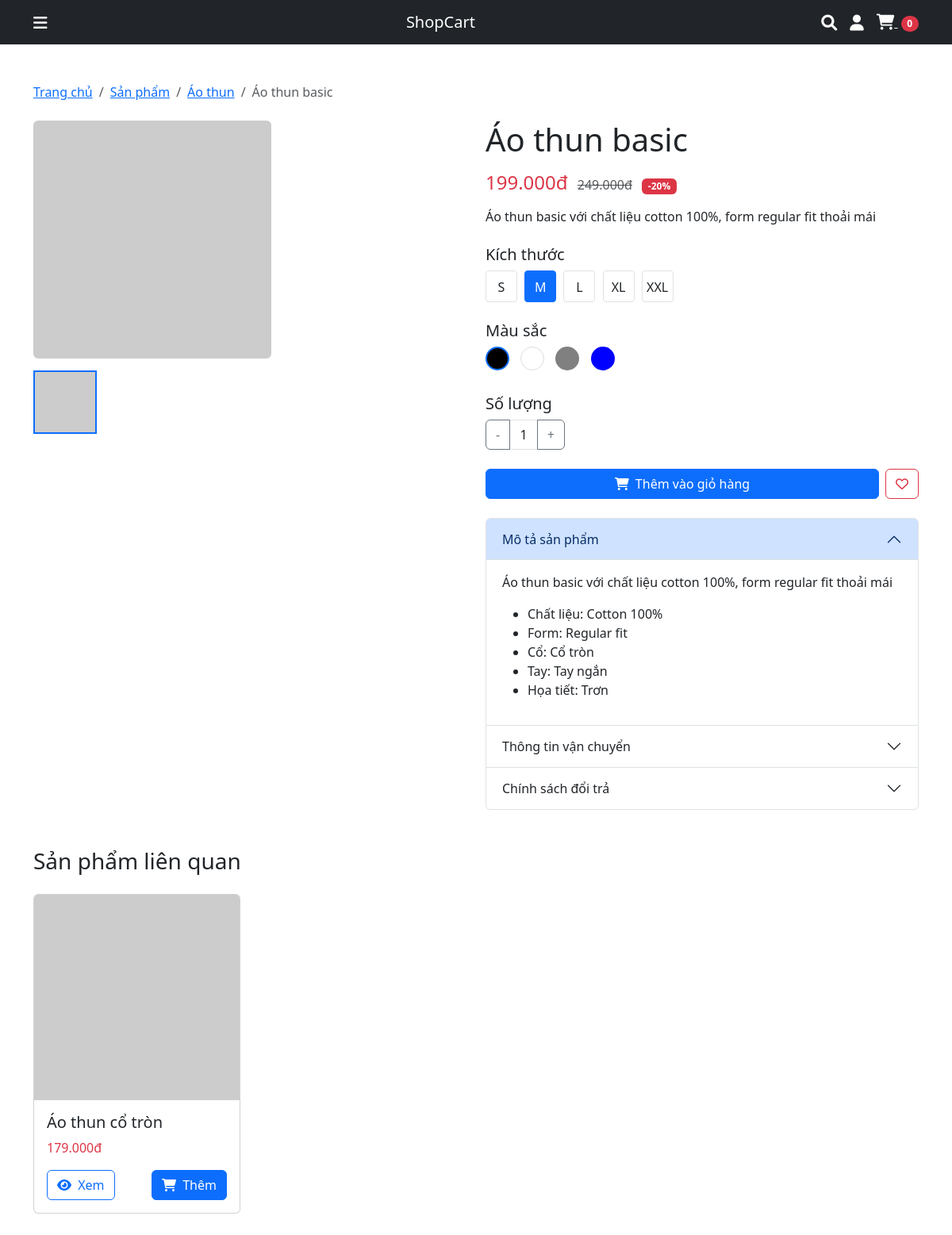
The app's page /product-detail.php?id=1 with its own data.
### tables this page shows
CREATE TABLE IF NOT EXISTS products (
    id INT AUTO_INCREMENT PRIMARY KEY,
    category_id INT,
    name VARCHAR(255) NOT NULL,
    slug VARCHAR(255) NOT NULL UNIQUE,
    description TEXT,
    price DECIMAL(10, 2) NOT NULL,
    original_price DECIMAL(10, 2),
    stock INT NOT NULL DEFAULT 0,
    status ENUM('in-stock', 'out-of-stock', 'sale') DEFAULT 'in-stock',
    image VARCHAR(255),
    created_at TIMESTAMP DEFAULT CURRENT_TIMESTAMP,
    updated_at TIMESTAMP DEFAULT CURRENT_TIMESTAMP ON UPDATE CURRENT_TIMESTAMP,
    FOREIGN KEY (category_id) REFERENCES categories(id) ON DELETE SET NULL
);

CREATE TABLE IF NOT EXISTS categories (
    id INT AUTO_INCREMENT PRIMARY KEY,
    name VARCHAR(100) NOT NULL,
    slug VARCHAR(100) NOT NULL UNIQUE,
    description TEXT,
    created_at TIMESTAMP DEFAULT CURRENT_TIMESTAMP,
    updated_at TIMESTAMP DEFAULT CURRENT_TIMESTAMP ON UPDATE CURRENT_TIMESTAMP
);

### product-detail.php (the view, shortened to what this page needs)
<?php
require_once 'config/database.php';
$product_id = isset($_GET['id']) ? (int)$_GET['id'] : 0;
$stmt = $conn->prepare("
    SELECT p.*, c.name as category_name, c.slug as category_slug
    FROM products p
    LEFT JOIN categories c ON p.category_id = c.id
    WHERE p.id = ?
");
$stmt->execute([$product_id]);
$product = $stmt->fetch();
$stmt = $conn->prepare("SELECT * FROM product_images WHERE product_id = ? ORDER BY is_main DESC");
$stmt->execute([$product_id]);
$images = $stmt->fetchAll();
if (empty($images)) {
    $images = [['image_path' => $product['image']]];
}
$stmt = $conn->prepare("
    SELECT * FROM products
    WHERE category_id = ? AND id != ?
    ORDER BY RAND()
    LIMIT 4
");
$stmt->execute([$product['category_id'], $product_id]);
$related_products = $stmt->fetchAll();
?>
<!DOCTYPE html>
<html lang="en">
<head>
    <link href="https://cdn.jsdelivr.net/npm/bootstrap@5.3.0/dist/css/bootstrap.min.css" rel="stylesheet">
    <link rel="stylesheet" href="https://cdnjs.cloudflare.com/ajax/libs/font-awesome/6.0.0/css/all.min.css">
</head>
<body>
    <nav class="navbar navbar-expand-lg navbar-dark bg-dark">
        <div class="container">
            <div class="category-dropdown">
                <a href="#" class="text-white me-3">
                    <i class="fas fa-bars fa-lg"></i>
                </a>
            </div>
            <a class="navbar-brand mx-auto" href="index.php">ShopCart</a>
            <div class="d-flex align-items-center">
                <a href="#" class="text-white me-3" id="searchIcon">
                    <i class="fas fa-search fa-lg"></i>
                </a>
                <a href="signin.php" class="text-white me-3">
                    <i class="fas fa-user fa-lg"></i>
                </a>
                <a href="cart.php" class="text-white">
                    <i class="fas fa-shopping-cart fa-lg"></i>
                    <span class="badge bg-danger rounded-pill ms-1"><?php echo count($_SESSION['cart']); ?></span>
                </a>
            </div>
        </div>
    </nav>
    <div class="container py-5">
        <nav aria-label="breadcrumb" class="mb-4">
            <ol class="breadcrumb">
                <li class="breadcrumb-item"><a href="index.php">Trang chủ</a></li>
                <li class="breadcrumb-item"><a href="products.php">Sản phẩm</a></li>
                <?php if ($product['category_name']): ?>
                <li class="breadcrumb-item"><a href="products.php?category=<?php echo $product['category_slug']; ?>"><?php echo htmlspecialchars($product['category_name']); ?></a></li>
                <?php endif; ?>
                <li class="breadcrumb-item active" aria-current="page"><?php echo htmlspecialchars($product['name']); ?></li>
            </ol>
        </nav>
        <div class="row">
            <div class="col-md-6 mb-4">
                <div class="product-gallery">
                    <img src="<?php echo htmlspecialchars($images[0]['image_path']); ?>" class="img-fluid rounded" alt="<?php echo htmlspecialchars($product['name']); ?>" id="mainImage">
                    <div class="thumbnail-container">
                        <?php foreach ($images as $index => $image): ?>
                        <img src="<?php echo htmlspecialchars($image['image_path']); ?>"
                             class="thumbnail <?php echo $index === 0 ? 'active' : ''; ?>"
                             alt="Thumbnail <?php echo $index + 1; ?>"
                             onclick="changeMainImage(this.src)">
                        <?php endforeach; ?>
                    </div>
                </div>
            </div>
            <div class="col-md-6">
                <h1 class="mb-3"><?php echo htmlspecialchars($product['name']); ?></h1>
                <div class="mb-3">
                    <span class="text-danger h4"><?php echo number_format($product['price'], 0, ',', '.'); ?>đ</span>
                    <?php if ($product['original_price']): ?>
                    <span class="text-decoration-line-through text-muted ms-2"><?php echo number_format($product['original_price'], 0, ',', '.'); ?>đ</span>
                    <?php endif; ?>
                    <?php if ($product['status'] === 'sale'): ?>
                    <span class="badge bg-danger ms-2">-<?php echo round((($product['original_price'] - $product['price']) / $product['original_price']) * 100); ?>%</span>
                    <?php endif; ?>
                </div>
                <p class="mb-4"><?php echo nl2br(htmlspecialchars($product['description'])); ?></p>
                <div class="mb-4">
                    <h5>Kích thước</h5>
                    <div>
                        <span class="size-option">S</span>
                        <span class="size-option active">M</span>
                        <span class="size-option">L</span>
                        <span class="size-option">XL</span>
                        <span class="size-option">XXL</span>
                    </div>
                </div>
                <div class="mb-4">
                    <h5>Màu sắc</h5>
                    <div>
                        <span class="color-option active" style="background-color: #000;"></span>
                        <span class="color-option" style="background-color: #fff; border: 1px solid #ddd;"></span>
                        <span class="color-option" style="background-color: #808080;"></span>
                        <span class="color-option" style="background-color: #0000FF;"></span>
                    </div>
                </div>
                <div class="mb-4">
                    <h5>Số lượng</h5>
                    <div class="input-group quantity-input">
                        <button class="btn btn-outline-secondary" type="button" onclick="updateQuantity(-1)">-</button>
                        <input type="text" class="form-control text-center" value="1" id="quantityInput">
                        <button class="btn btn-outline-secondary" type="button" onclick="updateQuantity(1)">+</button>
                    </div>
                </div>
                <div class="d-grid gap-2 d-md-flex mb-4">
                    <button class="btn btn-primary flex-grow-1" onclick="addToCart()">
                        <i class="fas fa-shopping-cart me-2"></i>Thêm vào giỏ hàng
                    </button>
                    <button class="btn btn-outline-danger">
                        <i class="far fa-heart"></i>
                    </button>
                </div>
                <div class="accordion" id="productAccordion">
                    <div class="accordion-item">
                        <h2 class="accordion-header" id="headingOne">
                            <button class="accordion-button" type="button" data-bs-toggle="collapse" data-bs-target="#collapseOne" aria-expanded="true" aria-controls="collapseOne">
                                Mô tả sản phẩm
                            </button>
                        </h2>
                        <div id="collapseOne" class="accordion-collapse collapse show" aria-labelledby="headingOne" data-bs-parent="#productAccordion">
                            <div class="accordion-body">
                                <p><?php echo nl2br(htmlspecialchars($product['description'])); ?></p>
                                <ul>
                                    <li>Chất liệu: Cotton 100%</li>
                                    <li>Form: Regular fit</li>
                                    <li>Cổ: Cổ tròn</li>
                                    <li>Tay: Tay ngắn</li>
                                    <li>Họa tiết: Trơn</li>
                                </ul>
                            </div>
                        </div>
                    </div>
                    <div class="accordion-item">
                        <h2 class="accordion-header" id="headingTwo">
                            <button class="accordion-button collapsed" type="button" data-bs-toggle="collapse" data-bs-target="#collapseTwo" aria-expanded="false" aria-controls="collapseTwo">
                                Thông tin vận chuyển
                            </button>
                        </h2>
                    </div>
                    <div class="accordion-item">
                        <h2 class="accordion-header" id="headingThree">
                            <button class="accordion-button collapsed" type="button" data-bs-toggle="collapse" data-bs-target="#collapseThree" aria-expanded="false" aria-controls="collapseThree">
                                Chính sách đổi trả
                            </button>
                        </h2>
                    </div>
                </div>
            </div>
        </div>
        <div class="mt-5">
            <h3 class="mb-4">Sản phẩm liên quan</h3>
            <div class="row row-cols-1 row-cols-md-2 row-cols-lg-4 g-4">
                <?php foreach ($related_products as $related): ?>
                <div class="col">
                    <div class="card h-100 related-product">
                        <img src="<?php echo htmlspecialchars($related['image']); ?>" class="card-img-top" alt="<?php echo htmlspecialchars($related['name']); ?>">
                        <div class="card-body">
                            <h5 class="card-title"><?php echo htmlspecialchars($related['name']); ?></h5>
                            <p class="card-text text-danger"><?php echo number_format($related['price'], 0, ',', '.'); ?>đ</p>
                            <div class="d-flex justify-content-between">
                                <a href="product-detail.php?id=<?php echo $related['id']; ?>" class="btn btn-outline-primary">
                                    <i class="fas fa-eye me-1"></i> Xem
                                </a>
                                <button class="btn btn-primary add-to-cart" data-product-id="<?php echo $related['id']; ?>">
                                    <i class="fas fa-shopping-cart me-1"></i> Thêm
                                </button>
                            </div>
                        </div>
                    </div>
                </div>
                <?php endforeach; ?>
            </div>
        </div>
    </div>
</body>
</html>

### product-detail.php (style rules this page uses)
.category-dropdown { position: relative; display: inline-block; }
.product-gallery { position: relative; }
.thumbnail-container { display: flex; gap: 10px; margin-top: 15px; }
.thumbnail { width: 80px; height: 80px; object-fit: cover; cursor: pointer; border: 2px solid transparent; transition: border-color 0.3s; }
.thumbnail:hover, .thumbnail.active { border-color: #0d6efd; }
.size-option { display: inline-block; width: 40px; height: 40px; line-height: 40px; text-align: center; border: 1px solid #dee2e6; border-radius: 4px; margin-right: 5px; cursor: pointer; transition: all 0.3s; }
.size-option:hover, .size-option.active { background-color: #0d6efd; color: white; border-color: #0d6efd; }
.color-option { display: inline-block; width: 30px; height: 30px; border-radius: 50%; margin-right: 10px; cursor: pointer; border: 2px solid transparent; transition: border-color 0.3s; }
.color-option:hover, .color-option.active { border-color: #0d6efd; }
.quantity-input { width: 100px; }
.related-product { transition: transform 0.3s; }

### records on screen
products: category.name "Áo thun", name "Áo thun basic", price "199.000", original_price "249.000", (($product['original_price'] - $product['price']) / $product['original_price']) * 100 "20", description "Áo thun basic với chất liệu cotton 100%, form regular fit thoải mái"
products: name "Áo thun cổ tròn", price "179.000"

### other values on screen
count($_SESSION['cart']) "0"
